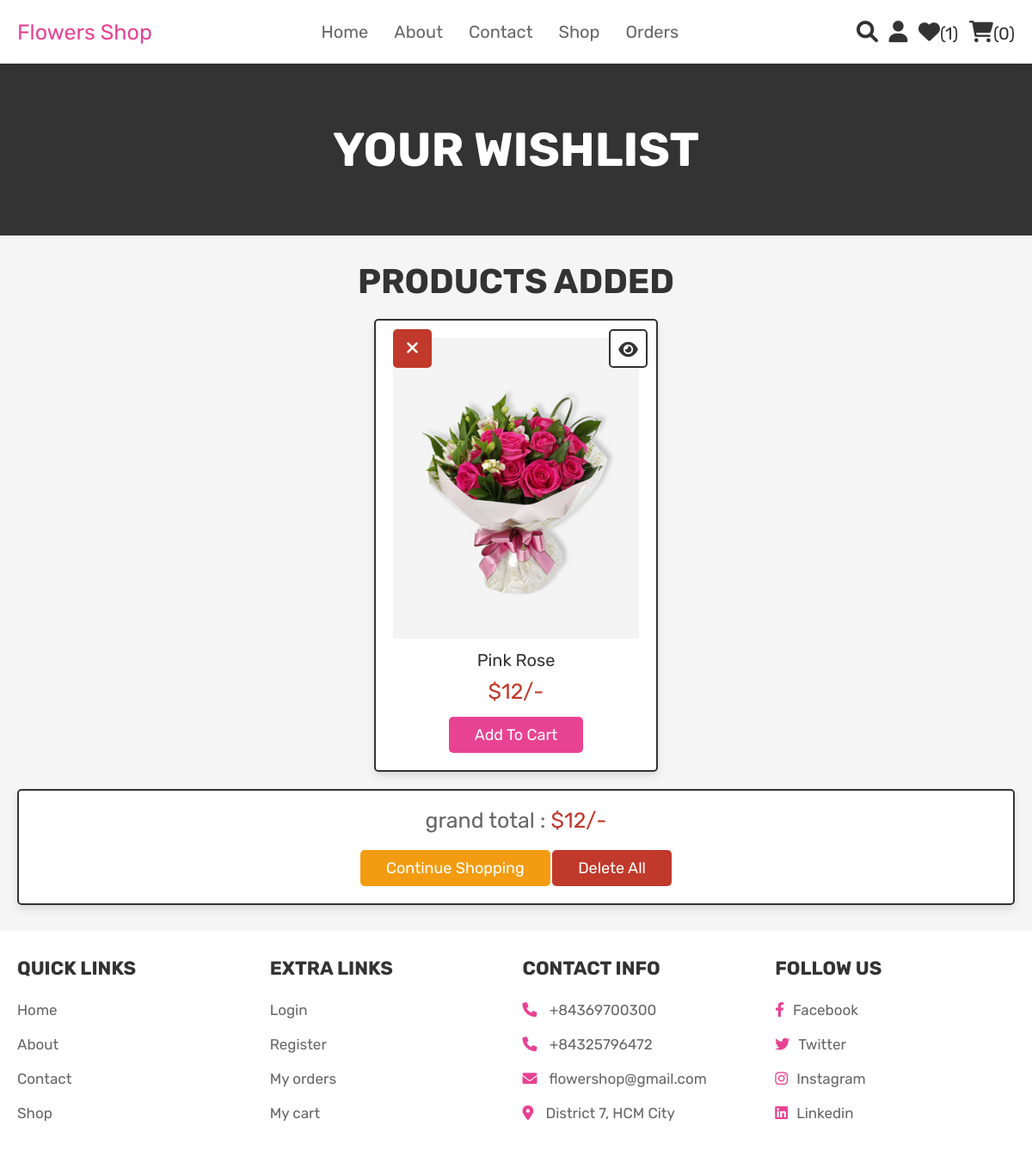
Page /wishlist.php (signed in) on the committed database.
### tables this page shows
CREATE TABLE `wishlist` (
  `id` int(100) NOT NULL,
  `user_id` int(100) NOT NULL,
  `pid` int(100) NOT NULL,
  `name` varchar(100) NOT NULL,
  `price` int(100) NOT NULL,
  `image` varchar(100) NOT NULL
);

### wishlist.php (the view, shortened to what this page needs)
<?php
@include 'config.php';
$user_id = $_SESSION['user_id'];
?>
<!DOCTYPE html>
<html lang="en">
<head>
   <link rel="stylesheet" href="https://cdnjs.cloudflare.com/ajax/libs/font-awesome/6.0.0/css/all.min.css">
   <link rel="stylesheet" href="css/style.css">
</head>
<body>
<?php @include 'header.php'; ?>
<section class="heading">
    <h3>your wishlist</h3>
</section>
<section class="wishlist">
    <h1 class="title">products added</h1>
    <div class="box-container">
    <?php
        $grand_total = 0;
        $select_wishlist = mysqli_query($conn, "SELECT * FROM `wishlist` WHERE user_id = '$user_id'") or die('query failed');
        if(mysqli_num_rows($select_wishlist) > 0){
            while($fetch_wishlist = mysqli_fetch_assoc($select_wishlist)){
    ?>
    <form action="" method="POST" class="box">
        <a href="wishlist.php?delete=<?php echo $fetch_wishlist['id']; ?>" class="fas fa-times" onclick="return confirm('delete this from wishlist?');"></a>
        <a href="view_page.php?pid=<?php echo $fetch_wishlist['pid']; ?>" class="fas fa-eye"></a>
        <img src="uploaded_img/<?php echo $fetch_wishlist['image']; ?>" alt="" class="image">
        <div class="name"><?php echo $fetch_wishlist['name']; ?></div>
        <div class="price">$<?php echo $fetch_wishlist['price']; ?>/-</div>
        <input type="submit" value="add to cart" name="add_to_cart" class="btn">
    </form>
    <?php
    $grand_total += $fetch_wishlist['price'];
        }
    }else{
        echo '<p class="empty">your wishlist is empty</p>';
    }
    ?>
    </div>
    <div class="wishlist-total">
        <p>grand total : <span>$<?php echo $grand_total; ?>/-</span></p>
        <a href="shop.php" class="option-btn">continue shopping</a>
        <a href="wishlist.php?delete_all" class="delete-btn <?php echo ($grand_total > 1)?'':'disabled' ?>" onclick="return confirm('delete all from wishlist?');">delete all</a>
    </div>
</section>
<?php @include 'footer.php'; ?>
</body>
</html>

### css/style.css (style rules this page uses)
:root { --pink:#e84393; --red:#c0392b; --orange:#f39c12; --black:#333; --white:#fff; --light-color:#666; --light-white:#ccc; --light-bg:#f5f5f5; --border:.2rem solid var(--black); --box-shadow:0 .5rem 1rem rgba(0,0,0,.1); }
* { font-family: 'Rubik', sans-serif; margin:0; padding:0; box-sizing: border-box; outline: none; border:none; text-decoration: none; transition:all .2s linear; }
html { font-size: 62.5%; overflow-x: hidden; scroll-behavior: smooth; scroll-padding-top: 6.5rem; }
body { background: var(--light-bg); }
section { padding:3rem 2rem; }
.btn, .delete-btn, .option-btn { display: inline-block; border-radius: .5rem; margin-top: 1rem; font-size: 1.8rem; color:var(--white); cursor: pointer; padding:1rem 3rem; text-transform: capitalize; }
.btn { background-color: var(--pink); }
.delete-btn { background-color: var(--red); }
.option-btn { background-color: var(--orange); }
.heading { display: flex; flex-flow: column; align-items: center; justify-content: center; gap:1rem; background-color: var(--black); text-align: center; min-height: 25vh; }
.heading h3 { font-size: 5.5rem; color:var(--white); text-transform: uppercase; }
.title { text-align: center; margin-bottom: 2rem; color:var(--black); text-transform: uppercase; font-size: 4rem; }
.wishlist .box-container { max-width: 1200px; margin:0 auto; display: grid; grid-template-columns: repeat(auto-fit, 33rem); gap:1.5rem; align-items: flex-start; justify-content: center; }
.wishlist .box-container .box { padding:2rem; text-align: center; background-color: var(--white); border:var(--border); box-shadow: var(--box-shadow); border-radius: .5rem; position: relative; }
.wishlist .box-container .box .image { height: 35rem; width: 100%; object-fit: cover; }
.wishlist .box-container .box .fa-eye, .wishlist .box-container .box .fa-times { position: absolute; top:1rem; height: 4.5rem; width: 4.5rem; line-height: 4.3rem; font-size: 2rem; border-radius: .5rem; }
.wishlist .box-container .box .fa-eye { right:1rem; border:var(--border); background-color: var(--white); color:var(--black); }
.wishlist .box-container .box .fa-times { background-color: var(--red); color:var(--white); }
.wishlist .box-container .box .name { font-size: 2rem; color:var(--black); margin:1rem 0; }
.wishlist .box-container .box .price { font-size: 2.5rem; color:var(--red); margin:.5rem 0; }
.wishlist .wishlist-total { max-width: 1200px; margin:0 auto; padding:2rem; text-align: center; background-color: var(--white); border:var(--border); box-shadow: var(--box-shadow); border-radius: .5rem; margin-top: 2rem; }
.wishlist .wishlist-total p { font-size: 2.5rem; color:var(--light-color); margin-bottom: 1rem; }
.wishlist .wishlist-total p span { color:var(--red); }

### rows in the picture
wishlist: image (picture), name "Pink Rose", price "12"

### other values in the picture
$wishlist_num_rows "1"
$cart_num_rows "0"
$grand_total "12"
